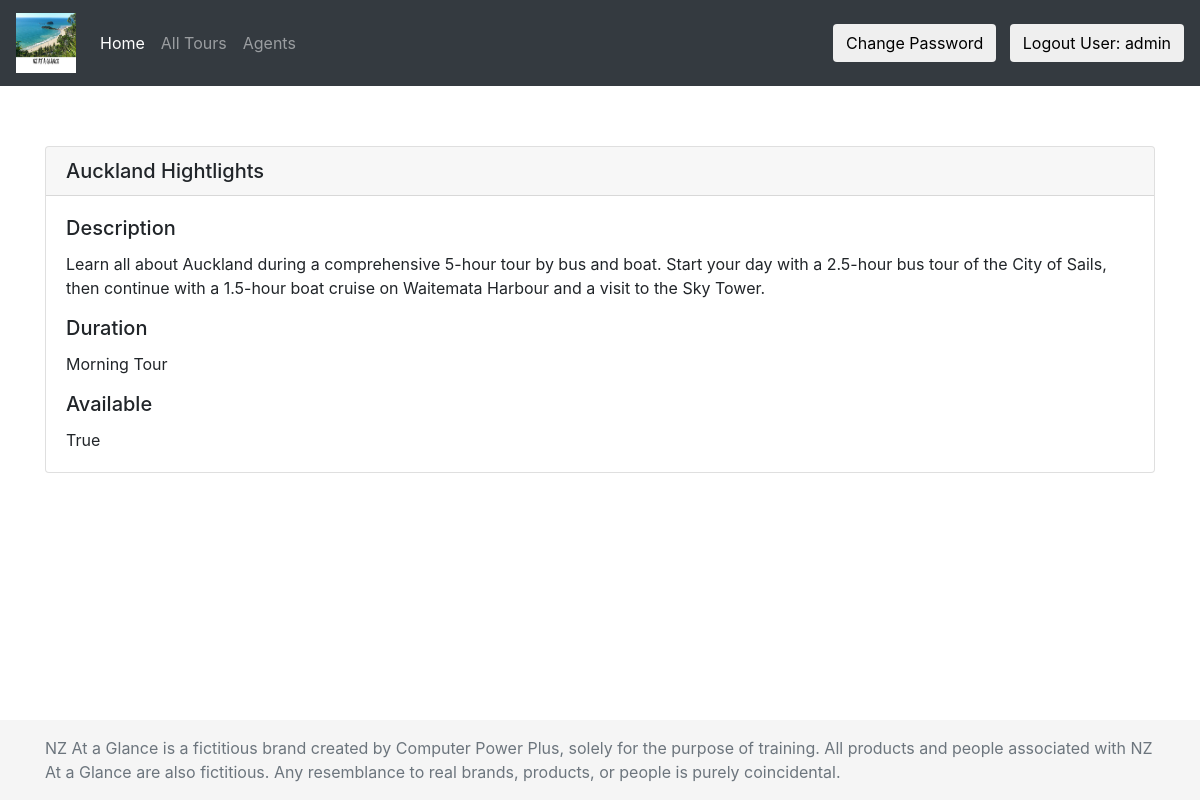
The app's page /tours/1/ (signed in) with its own data.
### home/models.py (models this page shows, shortened)
class Tour(models.Model):
    tour_name = models.CharField(max_length=150)
    """
    'duration' will set to be null when the referenced object (Duration)
    is deleted. This is only possible when you set 'null' to be 'True'
    """
    duration = models.ForeignKey(Duration, on_delete=models.SET_NULL, null=True)
    description = models.TextField()
    available = models.BooleanField()
    agent = models.ForeignKey(Agent, on_delete=models.SET_NULL, null=True)
    class Meta:
        permissions = (("can_change_availability", "Set tour as available"),)

class Duration(models.Model):
    duration = models.CharField(max_length=50)
    def __str__(self):
        return self.duration

### home/views.py (the view)
# urls.py: path('tours/<int:pk>/', TourDetailView.as_view(), name='tour_detail'),
class TourDetailView(LoginRequiredMixin, DetailView):
    queryset = Tour.objects.all().order_by('tour_name')
    template_name = 'tour_detail.html'
    context_object_name = 'tour'

### home/templates/tour_detail.html
{% extends "base.html" %}
{% block content %}
<div class="card">
    <h5 class="card-header">
        {{ tour.tour_name|capfirst }}
    </h5>
    <div class="card-body">
        <h5 class="card-title">
            Description
        </h5>
        <p class="card-text">
            {{ tour.description }}
        </p>
        <h5 class="card-title">
            Duration
        </h5>
        <p class="card-text">
            {{ tour.duration }}
        </p>
        <h5 class="card-title">
            Available
        </h5>
        <p class="card-text">
            {{ tour.available }}
        </p>
    </div>
</div>
{% endblock %}

### templates/base.html (shortened to what this page needs)
{% load static %}
<!DOCTYPE html>
<html lang="en">
<head>
    <link rel="stylesheet" href="{% static 'bootstrap/css/bootstrap.min.css' %}">
    <link rel="stylesheet" href="{% static 'sticky-footer.css' %}">
    <link rel="stylesheet" href="{% static 'signin.css' %}">
</head>
<body class="d-flex flex-column h-100">
    <header>
        <nav class="navbar navbar-expand-md navbar-dark sticky-top bg-dark">
            <a class="navbar-brand" href="{% url 'home' %}">
                <img src="{% static 'images/logo.png' %}" width="60" height="60" class="d-inline-block align-top" alt=""
                    loading="lazy">
            </a>
            <div class="collapse navbar-collapse" id="navbarText">
                <ul class="navbar-nav mr-auto">
                    <li class="nav-item active">
                        <a class="nav-link" href="{% url 'home' %}">Home <span class="sr-only">(current)</span></a>
                    </li>
                    <li class="nav-item">
                        <a class="nav-link" href="{% url 'tours' %}">All Tours</a>
                    </li>
                    <li class="nav-item">
                        <a class="nav-link" href="{% url 'agents' %}">Agents</a>
                    </li>
                </ul>
                {% if user.is_authenticated %}
                    <a href="{% url 'password_change' %}">
                        <button type="button" class="btn btn-default navbar-btn">
                            Change Password
                        </button>
                    </a>&nbsp;&nbsp;&nbsp;
                    <a href="{% url 'logout' %}">
                        <button type="button" class="btn btn-default navbar-btn">
                            Logout User: {{ user.get_username }}
                        </button>
                    </a>
                {% else %}
                    <button type="button" class="btn btn-default navbar-btn">
                        <a href="{% url 'login' %}?next={{request.path}}">Log in</a>
                    </button>
                {% endif %}
            </div>
        </nav>
    </header>
    <main role="main" class="flex-shrink-0">
        <div class="container">
            {% block content %}
            {% endblock %}
        </div>
    </main>
    <footer class="footer mt-auto py-3 fixed-bottom">
        <div class="container">
            <span class="text-muted">NZ At a Glance is a fictitious brand created by Computer Power Plus, solely for the purpose of training. All products
            and people associated with NZ At a Glance are also fictitious. Any resemblance to real brands, products, or people is
            purely coincidental.</span>
        </div>
    </footer>
</body>
</html>

### home/static/sticky-footer.css (style rules this page uses)
main > .container { padding: 60px 15px 0; }
.footer { background-color: #f5f5f5; }
.footer > .container { padding-right: 15px; padding-left: 15px; }

### records on screen
Tour: tour_name "Auckland Hightlights", description "Learn all about Auckland during a comprehensive 5-hour tour by bus and boat. Start your day with a 2.5-hour bus tour of the City of Sails, then continue with a 1.5-hour boat cruise on Waitemata Harbour and a visit to the Sky Tower.", duration "Morning Tour", available "True"

### other values on screen
{{ user.get_username }} "admin"
